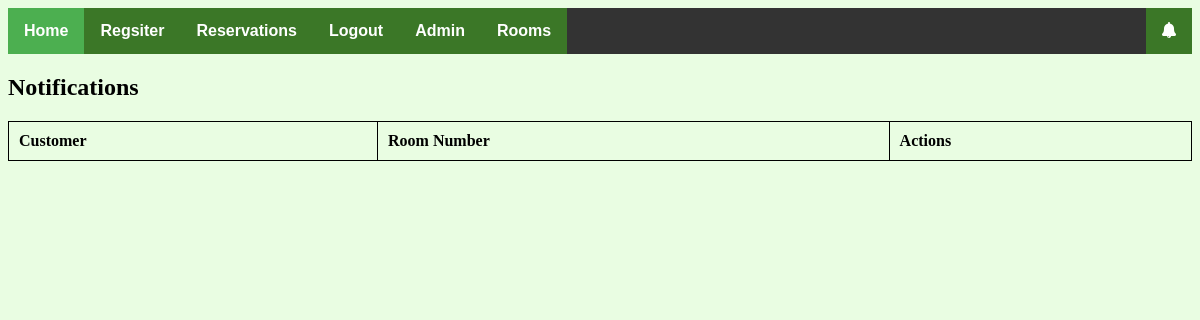
The page /pages/notification.php (signed in) on the database as committed earlier.
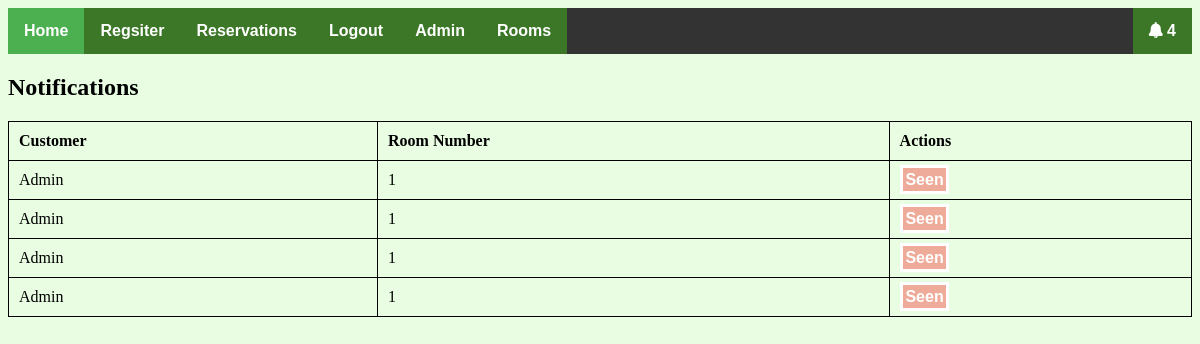
The same page on the database as committed later.
### tables this page shows
CREATE TABLE `notifications` (
  `id` int(11) NOT NULL,
  `customer` varchar(255) NOT NULL,
  `room` int(11) NOT NULL,
  `seen` tinyint(4) NOT NULL DEFAULT '0'
);

### pages/notification.php (the view, shortened to what this page needs)
<!DOCTYPE html>
<html>
<head>
  <link rel="stylesheet" type="text/css" href="../css/fontawesome-all.min.css">
  <link rel="stylesheet" type="text/css" href="../css/style.css">
</head>
<body>
	<?php
    	include('config.php');
  	?>
  <ul>
    <li><a href="../index.php" class="active">Home</a></li>
    <li><a href="register.php">Regsiter</a></li>
    <?php if (isset($_SESSION['login'])) { ?>
      <li><a href="reservations.php">Reservations</a></li>
      <li><a href="logout.php">Logout</a></li>
      <?php if (isset($_SESSION['is_admin']) && ($_SESSION['is_admin'] == "1")) { ?>
        <li><a href="admin.php">Admin</a></li>
        <?php
          $sql = "SELECT * FROM notifications WHERE seen = 0";
          $result = mysqli_query($connection, $sql);
        ?>
        <li style="float:right;"><a href="notification.php"><i class="fas fa-bell"></i> <?=  $result->num_rows > 0 ? $result->num_rows : "" ?>
          </a></li>
      <?php } ?>
    <?php } else { ?>
      <li><a href="login.php">Login</a></li>
    <?php } ?>
      <li><a href="rooms.php">Rooms</a></li>
  </ul>
  <h2>Notifications</h2>
  <table style="width:100%">
  <tr>
    <th>Customer</th>
    <th>Room Number</th>
    <th>Actions</th>
  </tr>
  <?php
    $sql = "SELECT * FROM notifications WHERE seen = 0";
    $notifications = mysqli_query($connection, $sql);
    if ($notifications->num_rows > 0) {
      while ($row = mysqli_fetch_assoc($notifications)) {
         echo "<tr>";
          echo "<td>".$row['customer']."</td>";
          echo "<td>".$row['room']."</td>";
          echo "<td><a href='seen.php?id=".$row['id']."' class='delete'>Seen</a></td>";
         echo "</tr>";
      }
    }
  ?>
</table>
</body>
</html>

Rows that differ between the two databases and show on the page:
added notifications: customer "Admin", room "1"
added notifications: customer "Admin", room "1"
added notifications: customer "Admin", room "1"
added notifications: customer "Admin", room "1"
Other text that changed with them:
$result->num_rows: (not shown) → "4"
